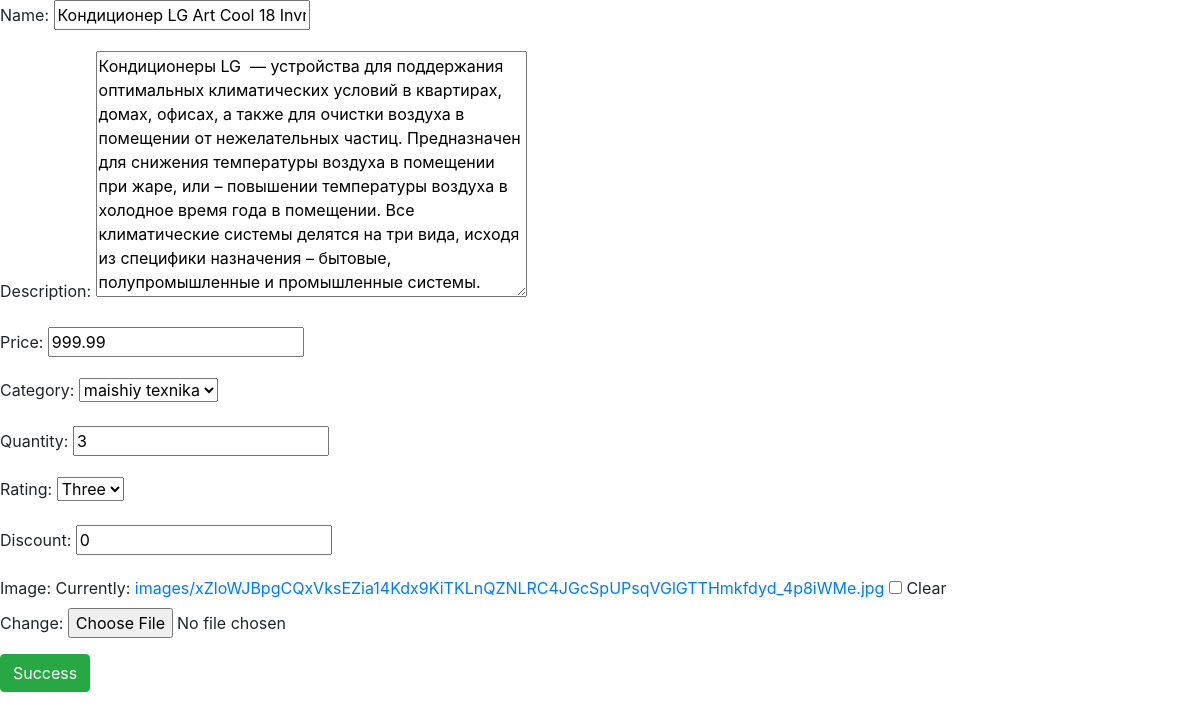
The page /edit-product/2/ on the database as committed earlier.
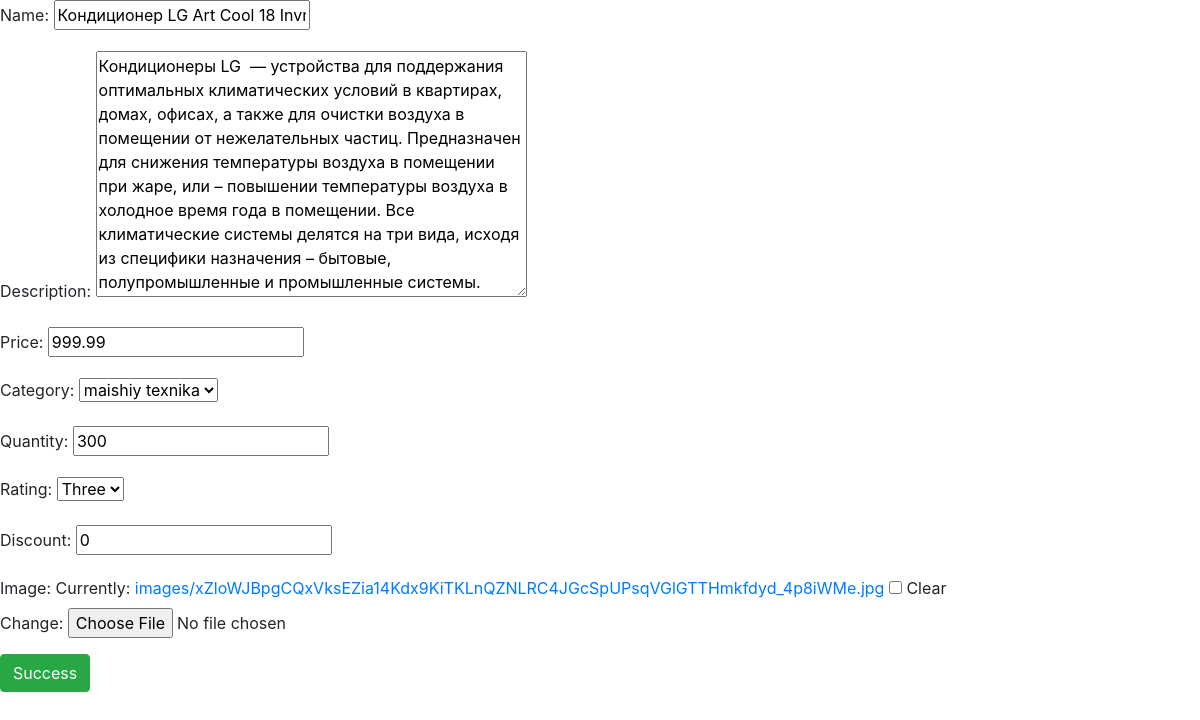
The same page on the database as committed later.
### Online_shop/models.py (models this page shows, shortened)
class BaseModel(models.Model):
    created_at = models.DateTimeField(auto_now_add=True)
    updated_at = models.DateTimeField(auto_now=True)
    class Meta:
        abstract = True

class Product(BaseModel):
    class RatingChoices(models.IntegerChoices):
        zero = 0
        one = 1
        two = 2
        three = 3
        four = 4
        five = 5
    name = models.CharField(max_length=100)
    description = models.TextField(null=True, blank=True)
    price = models.FloatField(null=True)
    category = models.ForeignKey(Category, on_delete=models.CASCADE, related_name='products')
    quantity = models.IntegerField(default=1, validators=[MinValueValidator(1)])
    rating = models.PositiveSmallIntegerField(choices=RatingChoices.choices, default=RatingChoices.zero.value)
    discount = models.PositiveSmallIntegerField(default=0)
    image = models.ImageField(upload_to='images', null=True, blank=True)

### Online_shop/views.py (the view)
# urls.py: path('edit-product/<int:_id>/', views.edit_product, name='edit_product'),
def edit_product(request, _id):
    product = get_object_or_404(Product, id=_id)
    if request.method == 'POST':
        form = ProductModelForm(request.POST, instance=product)
        if form.is_valid():
            form.save()
            messages.success(request, 'Product has been updated.')
            return redirect('detail', _id=product.id)
    else:
        form = ProductModelForm(instance=product)
    context = {'form': form}
    return render(request, 'online_shop/edit_product.html', context)

### Online_shop/forms.py
class ProductModelForm(forms.ModelForm):
    class Meta:
        model = Product
        fields = '__all__'

### Online_shop/models.py (called while the page is built)
    def __str__(self):
        return self.title

### Online_shop/templates/Online_shop/edit_product.html (shortened to what this page needs)
<!DOCTYPE html>
<html lang="en">
<head>
    <link rel="stylesheet" href="https://cdn.jsdelivr.net/npm/bootstrap@4.0.0/dist/css/bootstrap.min.css"
>
</head>
<body>
<form method="post" enctype="multipart/form-data">
    {{ form.as_p }}
    <button type="submit" class="btn btn-success">Success</button>
</form>
</body>
</html>

Rows that differ between the two databases and show on the page:
changed Product "Кондиционер LG Art Сool 18 Invrter (A18CMH)": quantity "3" → "300"
